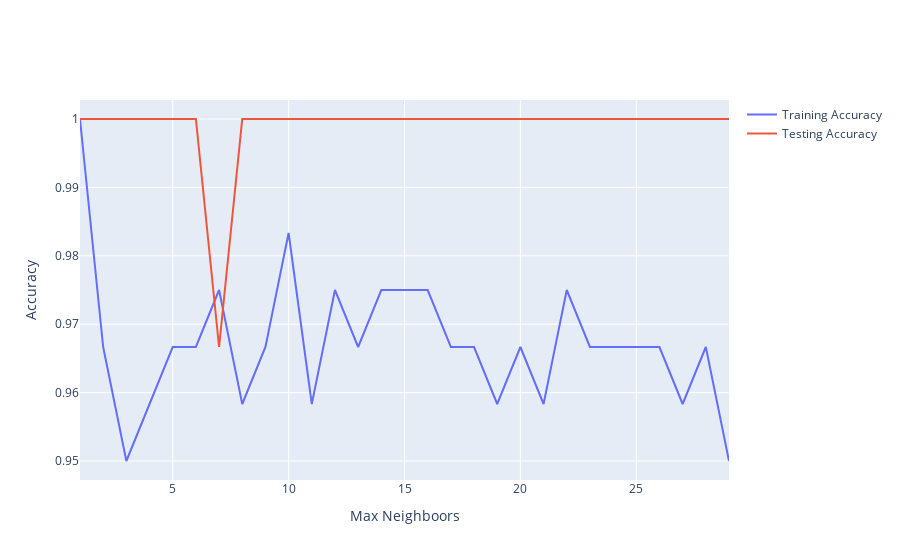

The cell this chart's notebook holds for it:
### Code cell
# Categorical
from sklearn.neighbors import KNeighborsClassifier
import plotly.graph_objs as go

X = df
y = target

# Training 80%, testing 20%
X_train, X_test, y_train, y_test = train_test_split(X, y, test_size=0.2, random_state=42)

n_neighbors = range(1, 30)
test = []
train = []

for k in n_neighbors:
    model = KNeighborsClassifier(n_neighbors=k)
    model.fit(X_train, y_train)
    test.append(model.score(X_test,y_test))
    train.append(model.score(X_train,y_train))

fig = go.Figure()
fig.add_trace(go.Scatter(x=list(n_neighbors), y=train, name='Training Accuracy'))
fig.add_trace(go.Scatter(x=list(n_neighbors), y=test, name='Testing Accuracy'))
fig.update_layout(xaxis_title='Max Neighboors', yaxis_title='Accuracy', title='')
fig.show()

### Figure 1 — Plotly figure (JSON) as saved in the notebook; plotly's stock layout.template omitted (floating-point values rounded to 4 significant figures)
{"data": [{"name": "Training Accuracy", "type": "scatter", "x": [1, 2, 3, 4, 5, 6, 7, 8, 9, 10, 11, 12, 13, 14, 15, 16, 17, 18, 19, 20, 21, 22, 23, 24, 25, 26, 27, 28, 29], "y": [1, 0.9667, 0.95, 0.9583, 0.9667, 0.9667, 0.975, 0.9583, 0.9667, 0.9833, 0.9583, 0.975, 0.9667, 0.975, 0.975, 0.975, 0.9667, 0.9667, 0.9583, 0.9667, 0.9583, 0.975, 0.9667, 0.9667, 0.9667, 0.9667, 0.9583, 0.9667, 0.95]}, {"name": "Testing Accuracy", "type": "scatter", "x": [1, 2, 3, 4, 5, 6, 7, 8, 9, 10, 11, 12, 13, 14, 15, 16, 17, 18, 19, 20, 21, 22, 23, 24, 25, 26, 27, 28, 29], "y": [1, 1, 1, 1, 1, 1, 0.9667, 1, 1, 1, 1, 1, 1, 1, 1, 1, 1, 1, 1, 1, 1, 1, 1, 1, 1, 1, 1, 1, 1]}], "layout": {"title": {"text": ""}, "xaxis": {"title": {"text": "Max Neighboors"}}, "yaxis": {"title": {"text": "Accuracy"}}}}
